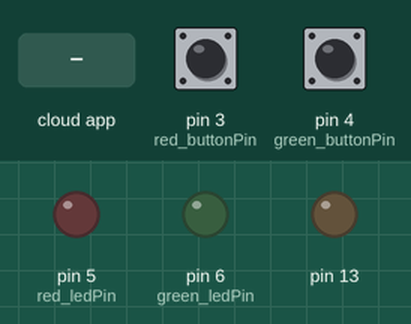
Recording of a sketch running on a simulated Arduino Mega 2560, built with avr-gcc and run on an emulated ATmega2560. Shown: output pins drawn as LEDs (lit = HIGH). Inputs (shaded band) come from the test bench; at power-on: pin 3 (red_buttonPin) LOW, pin 4 (green_buttonPin) LOW. The ROS host is connected and sends only what is stated.

Above: at 2.7 s.
2.8 s: pin 3 (red_buttonPin) pulled HIGH for 0.15 s
At 3.6 s:
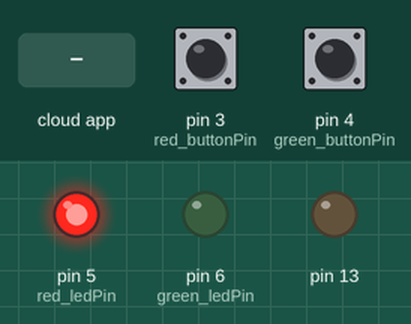
4.4 s: the phone or cloud app sets pose to 1
At 6.2 s:
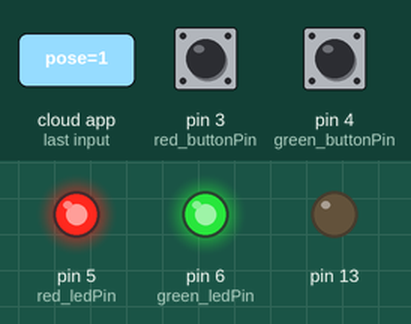
At 33.6 s:
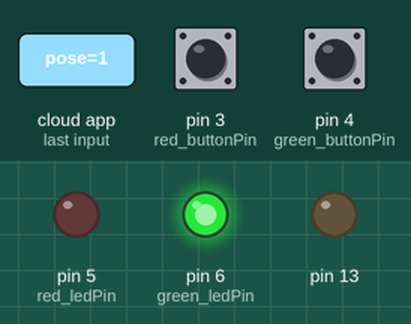
Timing chart, 0 to 34.7 s (numbered marks = the images above; inputs shaded):
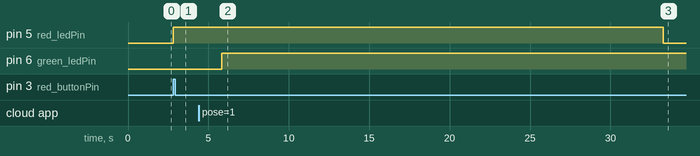

Measured:
- after the input at 2.8 s, pin 5 (red_ledPin): LOW → HIGH at once
- after the input at 4.4 s, pin 5 (red_ledPin): HIGH → LOW after 28.9 s instead of 14.1 s; pin 6 (green_ledPin): LOW → HIGH after 1.4 s

The sketch:

setCythonPose.ino
```cpp
#include <ros.h>
#include <std_msgs/Int8.h>

ros::NodeHandle  nh;
std_msgs::Int8 cython_state;
ros::Publisher cython("cython", &cython_state);
/*
// Minimo e Maximo do Servo
float min_array2[] = {2330, 2320, 2350, 800, 2370, 2300, 2370};
float max_array2[] = {720, 920, 730, 2100, 610, 600, 580};
float min_degree[] = {-90,-86, -90, -83, -90, -90,-90};
float max_degree[] = {90, 65, 90, 62, 90, 90, 90};*/

const int red_buttonPin = 3;     // the number of the pushbutton pin
const int red_ledPin =  5;      // the number of the LED pin

const int green_buttonPin = 4;     // the number of the pushbutton pin
const int green_ledPin =  6;

// variables will change:
int green_buttonState = 0;         // variable for reading the pushbutton status
int red_buttonState = 0;

int cython_is_buzy = 0;
int red_is_buzy = 0;
int green_is_buzy = 0;
int red_request = 0;
int green_request = 0;


void pick(){

  cython_state.data = 1;
  cython.publish(&cython_state);
  nh.spinOnce();

  Serial2.println("#7 P900 #6 P1500 #5 P2150 #4 P1500 #3 P2130 #2 P1500 #1 P1600 #0 P1500 T1000 <cd> "); // Posicao inicial com a garra aberta
  delay(1000);
  Serial2.println("#7 P800 #6 P1500 #5 P2300 #4 P1500 #3 P2000 #2 P1500 #1 P1820 #0 P1500 T500 <cd> "); // Posicao Inicial
  delay(500);
  Serial2.println("#7 P800 #6 P1500 #5 P2150 #4 P1500 #3 P2130 #2 P1500 #1 P1890 #0 P1500 T500 <cd> "); // Posicao final
  delay(1500);
  nh.spinOnce();
  Serial2.println("#7 P1600 #6 P1500 #5 P2150 #4 P1500 #3 P2130 #2 P1500 #1 P1890 #0 P1500 T1000 <cd> "); // Posicao final
  delay(1500);
  Serial2.println("#7 P1600 #6 P1500 #5 P2150 #4 P1500 #3 P2130 #2 P1500 #1 P1600 #0 P1500 T1000 <cd> "); // Posicao inicial com a garra aberta
  delay(1000);

  cython_state.data = 0;
  cython.publish(&cython_state);
  nh.spinOnce();
}

void drop_green(){
  cython_state.data = 1;
  cython.publish(&cython_state);
  nh.spinOnce();
  Serial2.println("#7 P1600 #6 P1500 #5 P2150 #4 P1500 #3 P2130 #2 P1500 #1 P1600 #0 P1500 T1000 <cd> "); // Posicao inicial com a garra fechada
  delay(1000);
  Serial2.println("#7 P1600 #6 P1970 #5 P2150 #4 P1050 #3 P2130 #2 P1400 #1 P1600 #0 P2250 T1000 <cd> "); // gira sem baixar e ajeita a garra
  delay(1000);
  Serial2.println("#7 P1600 #6 P1970 #5 P2150 #4 P1050 #3 P1950 #2 P1400 #1 P1990 #0 P2250 T1500 <cd> "); // abaixa 1 e 3
  delay(1500);
  nh.spinOnce();
  Serial2.println("#7 P900 #6 P1970 #5 P2150 #4 P1050 #3 P1950 #2 P1400 #1 P2010 #0 P2250 T1000 <cd> "); // fecha a garra
  delay(1000);
  Serial2.println("#7 P900 #6 P1970 #5 P2150 #4 P1050 #3 P2000 #2 P1400 #1 P1850 #0 P2250 T1000 <cd> "); // volta o 1 e o 3
  delay(1000);
  Serial2.println("#7 P900 #6 P1500 #5 P2150 #4 P1500 #3 P2130 #2 P1500 #1 P1600 #0 P1500 T2000 <cd> "); // Posicao final com garra fechada
  delay(2000);
  cython_state.data = 0;
  cython.publish(&cython_state);
  nh.spinOnce();
}

void drop_red(){

  cython_state.data = 1;
  cython.publish(&cython_state);
  nh.spinOnce();
  Serial2.println("#7 P1500 #6 P1500 #5 P2150 #4 P1500 #3 P2130 #2 P1500 #1 P1600 #0 P1500 T1000 <cd> "); // Posicao final
  delay(1500);
  Serial2.println("#7 P1500 #6 P1500 #5 P2230 #4 P1500 #3 P2110 #2 P1500 #1 P1600 #0 P2270 T1000 <cd> "); // Posicao final
  delay(1500);
  nh.spinOnce();
  Serial2.println("#7 P1500 #6 P1500 #5 P2230 #4 P1500 #3 P2110 #2 P1500 #1 P1830 #0 P2270 T1000 <cd> "); // Posicao final
  delay(1500);
  Serial2.println("#7 P1500 #6 P1500 #5 P2210 #4 P1500 #3 P2110 #2 P1500 #1 P1890 #0 P2270 T1000 <cd> "); // Posicao final
  delay(1500);
  nh.spinOnce();
  Serial2.println("#7 P900 #6 P1500 #5 P2210 #4 P1500 #3 P2110 #2 P1500 #1 P1890 #0 P2270 T1000 <cd> "); // Posicao final
  delay(1500);
  Serial2.println("#7 P900 #6 P1500 #5 P2210 #4 P1500 #3 P2110 #2 P1500 #1 P1600 #0 P2270 T1000 <cd> "); // Posicao final
  delay(1500);
  nh.spinOnce();
  Serial2.println("#7 P900 #6 P1500 #5 P2150 #4 P1500 #3 P2130 #2 P1500 #1 P1600 #0 P1500 T1000 <cd> "); // Posicao final
  delay(1500);
  cython_state.data = 0;
  cython.publish(&cython_state);
  nh.spinOnce();

}

void drop_ready(){
  cython_state.data = 1;
  cython.publish(&cython_state);
  nh.spinOnce();
  Serial2.println("#7 P1600 #6 P1500 #5 P2150 #4 P1500 #3 P2130 #2 P1500 #1 P1600 #0 P2300 T1000 <cd> "); // Posicao inicial
  delay(1000);
  Serial2.println("#7 P1600 #6 P1500 #5 P2150 #4 P1500 #3 P2130 #2 P1500 #1 P1600 #0 P2300 T1000 <cd> "); // Posicao inicial
  delay(1000);
  Serial2.println("#7 P1600 #6 P1500 #5 P2150 #4 P2000 #3 P2130 #2 P1500 #1 P1800 #0 P2300 T1000 <cd> "); // Posicao inicial
  delay(1000);
  Serial2.println("#7 P900 #6 P1500 #5 P2150 #4 P2000 #3 P2130 #2 P1500 #1 P1800 #0 P2300 T1000 <cd> "); // Posicao inicial
  delay(1000);
  Serial2.println("#7 P1600 #6 P1500 #5 P2150 #4 P1500 #3 P2130 #2 P1500 #1 P1600 #0 P2300 T1000 <cd> "); // Posicao inicial
  delay(2500);
  cython_state.data = 0;
  cython.publish(&cython_state);
  nh.spinOnce();
}

void pick_green(){

  cython_state.data = 1;
  cython.publish(&cython_state);
  nh.spinOnce();
  Serial2.println("#7 P900 #6 P1500 #5 P2150 #4 P1500 #3 P2130 #2 P1500 #1 P1600 #0 P1500 T1000 <cd> "); // Posicao inicial com a garra aberta
  delay(1000);
  Serial2.println("#7 P900 #6 P1970 #5 P2150 #4 P1050 #3 P2130 #2 P1400 #1 P1600 #0 P2250 T1000 <cd> "); // gira sem baixar e ajeita a garra
  delay(1000);
  nh.spinOnce();
  Serial2.println("#7 P900 #6 P1970 #5 P2150 #4 P1050 #3 P1950 #2 P1400 #1 P1990 #0 P2250 T1000 <cd> "); // abaixa 1 e 3
  delay(1000);
  nh.spinOnce();
  Serial2.println("#7 P1700 #6 P1970 #5 P2150 #4 P1050 #3 P1950 #2 P1400 #1 P2010 #0 P2250 T1000 <cd> "); // fecha a garra
  delay(1000);
  Serial2.println("#7 P1700 #6 P1970 #5 P2150 #4 P1050 #3 P2000 #2 P1400 #1 P1850 #0 P2250 T1000 <cd> "); // volta o 1 e o 3
  delay(1000);
  nh.spinOnce();
  Serial2.println("#7 P1700 #6 P1500 #5 P2150 #4 P1500 #3 P2130 #2 P1500 #1 P1600 #0 P2300 T1000 <cd> "); // Posicao inicial
  delay(1000);
  cython_state.data = 0;
  cython.publish(&cython_state);
  nh.spinOnce();

}

void pick_red(){

  cython_state.data = 1;
  cython.publish(&cython_state);
  nh.spinOnce();
  Serial2.println("#7 P900 #6 P1500 #5 P2150 #4 P1500 #3 P2130 #2 P1500 #1 P1600 #0 P1500 T1000 <cd> "); // Posicao final
  delay(1500);
  Serial2.println("#7 P900 #6 P1500 #5 P2230 #4 P1500 #3 P2110 #2 P1500 #1 P1600 #0 P2270 T1000 <cd> "); // Posicao final
  delay(1500);
  nh.spinOnce();
  Serial2.println("#7 P900 #6 P1500 #5 P2230 #4 P1500 #3 P2110 #2 P1500 #1 P1830 #0 P2270 T1000 <cd> "); // Posicao final
  delay(1500);
  Serial2.println("#7 P900 #6 P1500 #5 P2210 #4 P1500 #3 P2110 #2 P1500 #1 P1910 #0 P2270 T1000 <cd> "); // Posicao final
  delay(1500);
  nh.spinOnce();
  Serial2.println("#7 P1600 #6 P1500 #5 P2210 #4 P1500 #3 P2110 #2 P1500 #1 P1910 #0 P2270 T1000 <cd> "); // Posicao final
  delay(1500);
  Serial2.println("#7 P1600 #6 P1500 #5 P2210 #4 P1500 #3 P2110 #2 P1500 #1 P1910 #0 P2270 T1000 <cd> "); // Posicao final
  delay(1500);
  nh.spinOnce();

  cython_state.data = 0;
  cython.publish(&cython_state);
  nh.spinOnce();
}

void initial_position(){
  cython_state.data = 1;
  cython.publish(&cython_state);
  Serial2.println("#7 P1700 #6 P1500 #5 P2150 #4 P1500 #3 P2130 #2 P1500 #1 P1600 #0 P1500 T1500 <cd> "); // Posicao final
  delay(1500);
  nh.spinOnce();
  cython_state.data = 0;
  cython.publish(&cython_state);
  nh.spinOnce();
}


void messageCb( const std_msgs::Int8& pose){


  if (pose.data == 1){

    if (green_is_buzy == 0) {
      digitalWrite(green_ledPin, HIGH);
      pick();
      drop_green();
      green_is_buzy = 1;
      nh.spinOnce();
      cython.publish(&cython_state);

    }

  }

  if (pose.data == 2){

    if (red_is_buzy == 0) {
      digitalWrite(red_ledPin, HIGH);
      pick();
      drop_red();
      red_is_buzy = 1;
      nh.spinOnce();
      cython.publish(&cython_state);

    }

  }

  initial_position();
  nh.spinOnce();
}

ros::Subscriber<std_msgs::Int8> sub("pose", &messageCb );


void garra(){


   cython.publish(&cython_state);
   nh.spinOnce();
}

void setup()
{
  pinMode(13, OUTPUT);
  pinMode(red_ledPin, OUTPUT);
  pinMode(green_ledPin, OUTPUT);
  // initialize the pushbutton pin as an input:
  pinMode(red_buttonPin, INPUT);
  pinMode(green_buttonPin, INPUT);
  nh.getHardware()->setBaud(57600);
  nh.initNode();
  nh.subscribe(sub);
  nh.advertise(cython);
  Serial2.begin(9600);
  initial_position();

}

void loop()
{
  green_buttonState = digitalRead(green_buttonPin);
  if (green_buttonState == HIGH) {
     green_request = 1;
  }

  red_buttonState = digitalRead(red_buttonPin);

  if (red_buttonState == HIGH) {
    // turn LED on:
    red_request = 1;
  }

  if (red_request == 1) {
    digitalWrite(red_ledPin, HIGH);

      if (cython_state.data == 0){
        pick_red();
        drop_ready();
        nh.spinOnce();
        red_request = 0;
        red_is_buzy = 0;
        digitalWrite(red_ledPin, LOW);
      }
  }

  if (green_request == 1) {

      if (cython_state.data == 0){
        pick_green();
        drop_ready();
        nh.spinOnce();
        green_request = 0;
        green_is_buzy = 0;
        digitalWrite(green_ledPin, LOW);
      }
  }

  //cython_state.data = 0;
  nh.spinOnce();
  delay(10);

}
```
